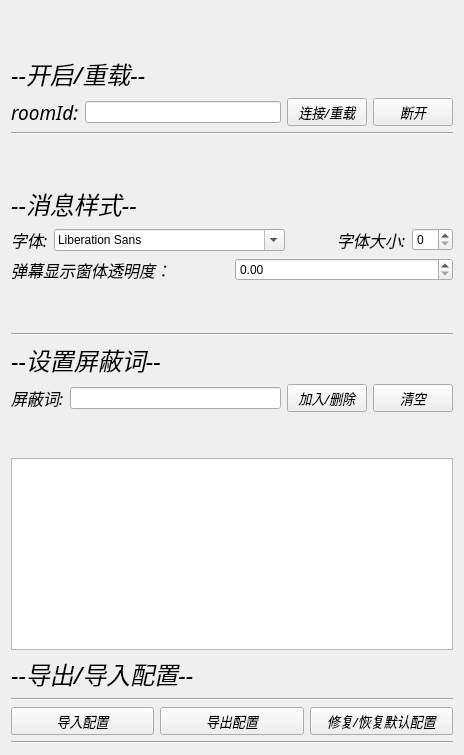
<?xml version="1.0" encoding="UTF-8"?>
<ui version="4.0">
 <class>Form</class>
 <widget class="QWidget" name="Form">
  <property name="geometry">
   <rect>
    <x>0</x>
    <y>0</y>
    <width>464</width>
    <height>755</height>
   </rect>
  </property>
  <property name="sizePolicy">
   <sizepolicy hsizetype="Preferred" vsizetype="Preferred">
    <horstretch>0</horstretch>
    <verstretch>0</verstretch>
   </sizepolicy>
  </property>
  <property name="maximumSize">
   <size>
    <width>464</width>
    <height>16777215</height>
   </size>
  </property>
  <property name="windowTitle">
   <string>Form</string>
  </property>
  <layout class="QVBoxLayout" name="verticalLayout_9">
   <item>
    <layout class="QVBoxLayout" name="verticalLayout">
     <item>
      <spacer name="verticalSpacer_4">
       <property name="orientation">
        <enum>Qt::Vertical</enum>
       </property>
       <property name="sizeHint" stdset="0">
        <size>
         <width>20</width>
         <height>40</height>
        </size>
       </property>
      </spacer>
     </item>
     <item>
      <widget class="QLabel" name="label_8">
       <property name="font">
        <font>
         <family>得意黑</family>
         <pointsize>18</pointsize>
         <italic>true</italic>
        </font>
       </property>
       <property name="text">
        <string>--开启/重载--</string>
       </property>
      </widget>
     </item>
     <item>
      <layout class="QVBoxLayout" name="verticalLayout_5">
       <item>
        <layout class="QHBoxLayout" name="horizontalLayout_7">
         <item>
          <widget class="QLabel" name="label">
           <property name="font">
            <font>
             <family>得意黑</family>
             <pointsize>14</pointsize>
             <italic>true</italic>
            </font>
           </property>
           <property name="text">
            <string>roomId:</string>
           </property>
          </widget>
         </item>
         <item>
          <widget class="QLineEdit" name="roomLine"/>
         </item>
         <item>
          <widget class="QPushButton" name="loadButton">
           <property name="font">
            <font>
             <family>得意黑</family>
             <pointsize>10</pointsize>
             <italic>true</italic>
            </font>
           </property>
           <property name="text">
            <string>连接/重载</string>
           </property>
          </widget>
         </item>
         <item>
          <widget class="QPushButton" name="disConnect">
           <property name="font">
            <font>
             <family>得意黑</family>
             <pointsize>10</pointsize>
             <italic>true</italic>
            </font>
           </property>
           <property name="text">
            <string>断开</string>
           </property>
          </widget>
         </item>
        </layout>
       </item>
       <item>
        <layout class="QHBoxLayout" name="horizontalLayout_6"/>
       </item>
      </layout>
     </item>
     <item>
      <widget class="Line" name="line">
       <property name="orientation">
        <enum>Qt::Horizontal</enum>
       </property>
      </widget>
     </item>
     <item>
      <spacer name="verticalSpacer_3">
       <property name="orientation">
        <enum>Qt::Vertical</enum>
       </property>
       <property name="sizeHint" stdset="0">
        <size>
         <width>20</width>
         <height>40</height>
        </size>
       </property>
      </spacer>
     </item>
     <item>
      <widget class="QLabel" name="label_9">
       <property name="font">
        <font>
         <family>得意黑</family>
         <pointsize>18</pointsize>
         <italic>true</italic>
        </font>
       </property>
       <property name="text">
        <string>--消息样式--</string>
       </property>
      </widget>
     </item>
     <item>
      <layout class="QVBoxLayout" name="verticalLayout_6">
       <item>
        <layout class="QHBoxLayout" name="horizontalLayout">
         <item>
          <widget class="QLabel" name="label_2">
           <property name="font">
            <font>
             <family>得意黑</family>
             <pointsize>12</pointsize>
             <italic>true</italic>
            </font>
           </property>
           <property name="text">
            <string>字体:</string>
           </property>
          </widget>
         </item>
         <item>
          <widget class="QFontComboBox" name="fontEdit"/>
         </item>
         <item>
          <spacer name="horizontalSpacer">
           <property name="orientation">
            <enum>Qt::Horizontal</enum>
           </property>
           <property name="sizeHint" stdset="0">
            <size>
             <width>40</width>
             <height>20</height>
            </size>
           </property>
          </spacer>
         </item>
         <item>
          <widget class="QLabel" name="label_5">
           <property name="font">
            <font>
             <family>得意黑</family>
             <pointsize>12</pointsize>
             <italic>true</italic>
            </font>
           </property>
           <property name="text">
            <string>字体大小:</string>
           </property>
          </widget>
         </item>
         <item>
          <widget class="QSpinBox" name="fontSizeEdit"/>
         </item>
        </layout>
       </item>
       <item>
        <layout class="QHBoxLayout" name="horizontalLayout_3">
         <item>
          <widget class="QLabel" name="label_3">
           <property name="font">
            <font>
             <family>得意黑</family>
             <pointsize>12</pointsize>
             <italic>true</italic>
            </font>
           </property>
           <property name="text">
            <string>弹幕显示窗体透明度：</string>
           </property>
          </widget>
         </item>
         <item>
          <widget class="QDoubleSpinBox" name="opacityEdit"/>
         </item>
        </layout>
       </item>
      </layout>
     </item>
     <item>
      <spacer name="verticalSpacer_2">
       <property name="orientation">
        <enum>Qt::Vertical</enum>
       </property>
       <property name="sizeHint" stdset="0">
        <size>
         <width>20</width>
         <height>40</height>
        </size>
       </property>
      </spacer>
     </item>
     <item>
      <widget class="Line" name="line_2">
       <property name="orientation">
        <enum>Qt::Horizontal</enum>
       </property>
      </widget>
     </item>
     <item>
      <widget class="QLabel" name="label_10">
       <property name="font">
        <font>
         <family>得意黑</family>
         <pointsize>18</pointsize>
         <italic>true</italic>
        </font>
       </property>
       <property name="text">
        <string>--设置屏蔽词--</string>
       </property>
      </widget>
     </item>
     <item>
      <layout class="QVBoxLayout" name="verticalLayout_8">
       <item>
        <layout class="QHBoxLayout" name="horizontalLayout_4">
         <item>
          <widget class="QLabel" name="label_7">
           <property name="font">
            <font>
             <family>得意黑</family>
             <pointsize>12</pointsize>
             <italic>true</italic>
            </font>
           </property>
           <property name="text">
            <string>屏蔽词:</string>
           </property>
          </widget>
         </item>
         <item>
          <widget class="QLineEdit" name="banWord"/>
         </item>
         <item>
          <widget class="QPushButton" name="addDeleteButton">
           <property name="font">
            <font>
             <family>得意黑</family>
             <pointsize>10</pointsize>
             <italic>true</italic>
            </font>
           </property>
           <property name="text">
            <string>加入/删除</string>
           </property>
          </widget>
         </item>
         <item>
          <widget class="QPushButton" name="clearWord">
           <property name="font">
            <font>
             <family>得意黑</family>
             <pointsize>10</pointsize>
             <italic>true</italic>
            </font>
           </property>
           <property name="text">
            <string>清空</string>
           </property>
          </widget>
         </item>
        </layout>
       </item>
       <item>
        <spacer name="verticalSpacer">
         <property name="orientation">
          <enum>Qt::Vertical</enum>
         </property>
         <property name="sizeHint" stdset="0">
          <size>
           <width>20</width>
           <height>40</height>
          </size>
         </property>
        </spacer>
       </item>
       <item>
        <widget class="QPlainTextEdit" name="showBanWord">
         <property name="font">
          <font>
           <family>黑体</family>
           <pointsize>18</pointsize>
           <italic>false</italic>
          </font>
         </property>
        </widget>
       </item>
       <item>
        <widget class="QLabel" name="label_11">
         <property name="font">
          <font>
           <family>得意黑</family>
           <pointsize>18</pointsize>
           <italic>true</italic>
          </font>
         </property>
         <property name="text">
          <string>--导出/导入配置--</string>
         </property>
        </widget>
       </item>
       <item>
        <widget class="Line" name="line_4">
         <property name="orientation">
          <enum>Qt::Horizontal</enum>
         </property>
        </widget>
       </item>
       <item>
        <layout class="QHBoxLayout" name="horizontalLayout_10">
         <item>
          <widget class="QPushButton" name="loadSetting">
           <property name="font">
            <font>
             <family>得意黑</family>
             <pointsize>10</pointsize>
             <italic>true</italic>
            </font>
           </property>
           <property name="text">
            <string>导入配置</string>
           </property>
          </widget>
         </item>
         <item>
          <widget class="QPushButton" name="outSetting">
           <property name="font">
            <font>
             <family>得意黑</family>
             <pointsize>10</pointsize>
             <italic>true</italic>
            </font>
           </property>
           <property name="text">
            <string>导出配置</string>
           </property>
          </widget>
         </item>
         <item>
          <widget class="QPushButton" name="fixSetting">
           <property name="font">
            <font>
             <family>得意黑</family>
             <pointsize>10</pointsize>
             <italic>true</italic>
            </font>
           </property>
           <property name="text">
            <string>修复/恢复默认配置</string>
           </property>
          </widget>
         </item>
        </layout>
       </item>
       <item>
        <widget class="Line" name="line_3">
         <property name="orientation">
          <enum>Qt::Horizontal</enum>
         </property>
        </widget>
       </item>
      </layout>
     </item>
    </layout>
   </item>
  </layout>
 </widget>
 <resources/>
 <connections/>
</ui>
